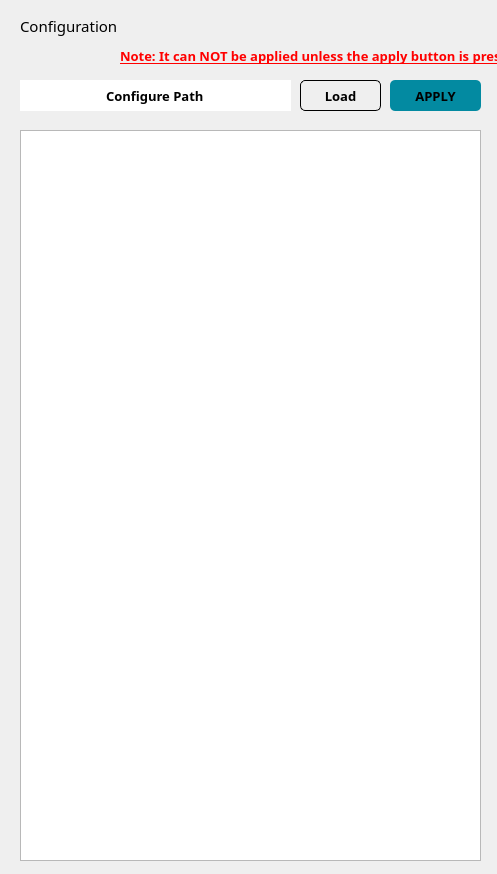
<?xml version="1.0" encoding="UTF-8"?>
<ui version="4.0">
 <class>Configuration</class>
 <widget class="QWidget" name="Configuration">
  <property name="geometry">
   <rect>
    <x>0</x>
    <y>0</y>
    <width>497</width>
    <height>874</height>
   </rect>
  </property>
  <property name="sizePolicy">
   <sizepolicy hsizetype="Expanding" vsizetype="Expanding">
    <horstretch>0</horstretch>
    <verstretch>0</verstretch>
   </sizepolicy>
  </property>
  <property name="windowTitle">
   <string>Configure QT</string>
  </property>
  <widget class="QLabel" name="label_name">
   <property name="geometry">
    <rect>
     <x>20</x>
     <y>10</y>
     <width>571</width>
     <height>31</height>
    </rect>
   </property>
   <property name="font">
    <font>
     <family>LG Smart UI SemiBold</family>
     <pointsize>11</pointsize>
    </font>
   </property>
   <property name="text">
    <string>Configuration</string>
   </property>
  </widget>
  <widget class="QPlainTextEdit" name="pText_configuration">
   <property name="geometry">
    <rect>
     <x>20</x>
     <y>130</y>
     <width>461</width>
     <height>731</height>
    </rect>
   </property>
   <property name="sizePolicy">
    <sizepolicy hsizetype="Expanding" vsizetype="Expanding">
     <horstretch>0</horstretch>
     <verstretch>0</verstretch>
    </sizepolicy>
   </property>
   <property name="font">
    <font>
     <family>Arial Black</family>
     <pointsize>8</pointsize>
    </font>
   </property>
  </widget>
  <widget class="QPushButton" name="btn_apply">
   <property name="geometry">
    <rect>
     <x>390</x>
     <y>80</y>
     <width>91</width>
     <height>31</height>
    </rect>
   </property>
   <property name="font">
    <font>
     <family>Arial Black</family>
     <pointsize>10</pointsize>
     <weight>75</weight>
     <bold>true</bold>
    </font>
   </property>
   <property name="styleSheet">
    <string notr="true">QPushButton{
	color: black;
	background-color: #038aa1;
	border-radius: 5px;
}
QPushButton::pressed{
background-color : blue; color: blue
}
QPushButton::hover{
background-color: lightblue;
}</string>
   </property>
   <property name="text">
    <string>APPLY</string>
   </property>
   <property name="icon">
    <iconset>
     <normaloff>../img/apply.png</normaloff>../img/apply.png</iconset>
   </property>
   <property name="iconSize">
    <size>
     <width>50</width>
     <height>30</height>
    </size>
   </property>
  </widget>
  <widget class="QPushButton" name="btn_config_load">
   <property name="geometry">
    <rect>
     <x>300</x>
     <y>80</y>
     <width>81</width>
     <height>31</height>
    </rect>
   </property>
   <property name="font">
    <font>
     <family>Arial Black</family>
     <pointsize>10</pointsize>
     <weight>75</weight>
     <bold>true</bold>
    </font>
   </property>
   <property name="styleSheet">
    <string notr="true">QPushButton{
	color: black;
	border-radius: 5px;
	border: 1px solid;
}
QPushButton::pressed{
background-color : blue; color: blue
}
QPushButton::hover{
background-color: lightblue;
}</string>
   </property>
   <property name="text">
    <string>Load</string>
   </property>
   <property name="icon">
    <iconset>
     <normaloff>../img/load.png</normaloff>../img/load.png</iconset>
   </property>
  </widget>
  <widget class="QLineEdit" name="line_config_path">
   <property name="geometry">
    <rect>
     <x>20</x>
     <y>80</y>
     <width>271</width>
     <height>31</height>
    </rect>
   </property>
   <property name="font">
    <font>
     <family>Arial Black</family>
     <pointsize>10</pointsize>
     <weight>75</weight>
     <bold>true</bold>
    </font>
   </property>
   <property name="layoutDirection">
    <enum>Qt::LeftToRight</enum>
   </property>
   <property name="styleSheet">
    <string notr="true">qproperty-cursorPosition: 0;
border: 1px solid transparent;</string>
   </property>
   <property name="text">
    <string>Configure Path</string>
   </property>
   <property name="frame">
    <bool>true</bool>
   </property>
   <property name="alignment">
    <set>Qt::AlignCenter</set>
   </property>
   <property name="readOnly">
    <bool>true</bool>
   </property>
  </widget>
  <widget class="QLabel" name="label_name_2">
   <property name="geometry">
    <rect>
     <x>120</x>
     <y>40</y>
     <width>641</width>
     <height>31</height>
    </rect>
   </property>
   <property name="font">
    <font>
     <family>LG Smart UI SemiBold</family>
     <pointsize>10</pointsize>
     <weight>75</weight>
     <bold>true</bold>
     <underline>true</underline>
    </font>
   </property>
   <property name="styleSheet">
    <string notr="true">color: red;</string>
   </property>
   <property name="text">
    <string>Note: It can NOT be applied unless the apply button is pressed</string>
   </property>
  </widget>
 </widget>
 <resources/>
 <connections/>
</ui>
